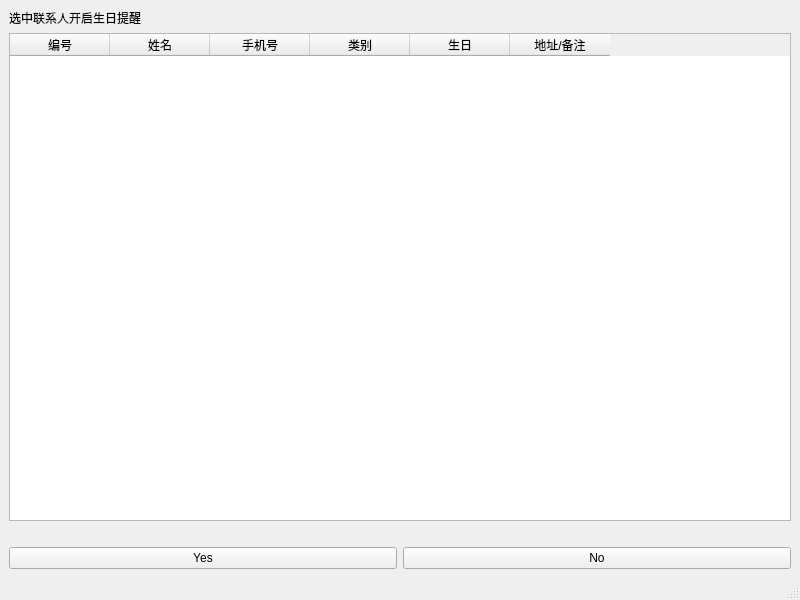
<?xml version="1.0" encoding="UTF-8"?>
<ui version="4.0">
 <class>birthReminder</class>
 <widget class="QMainWindow" name="birthReminder">
  <property name="geometry">
   <rect>
    <x>0</x>
    <y>0</y>
    <width>800</width>
    <height>600</height>
   </rect>
  </property>
  <property name="windowTitle">
   <string>MainWindow</string>
  </property>
  <property name="layoutDirection">
   <enum>Qt::LayoutDirection::LeftToRight</enum>
  </property>
  <widget class="QWidget" name="centralwidget">
   <layout class="QVBoxLayout" name="verticalLayout_2">
    <item>
     <widget class="QLabel" name="Text">
      <property name="text">
       <string>选中联系人开启生日提醒</string>
      </property>
     </widget>
    </item>
    <item>
     <widget class="QTableWidget" name="tableContacts">
      <column>
       <property name="text">
        <string>编号</string>
       </property>
      </column>
      <column>
       <property name="text">
        <string>姓名</string>
       </property>
      </column>
      <column>
       <property name="text">
        <string>手机号</string>
       </property>
      </column>
      <column>
       <property name="text">
        <string>类别</string>
       </property>
      </column>
      <column>
       <property name="text">
        <string>生日</string>
       </property>
      </column>
      <column>
       <property name="text">
        <string>地址/备注</string>
       </property>
      </column>
     </widget>
    </item>
    <item>
     <spacer name="horizontalSpacer">
      <property name="orientation">
       <enum>Qt::Orientation::Horizontal</enum>
      </property>
      <property name="sizeHint" stdset="0">
       <size>
        <width>40</width>
        <height>20</height>
       </size>
      </property>
     </spacer>
    </item>
    <item>
     <layout class="QHBoxLayout" name="horizontalLayout_2">
      <item>
       <widget class="QPushButton" name="btnYes">
        <property name="text">
         <string>Yes</string>
        </property>
       </widget>
      </item>
      <item>
       <widget class="QPushButton" name="btnNo">
        <property name="text">
         <string>No</string>
        </property>
       </widget>
      </item>
     </layout>
    </item>
   </layout>
  </widget>
  <widget class="QMenuBar" name="menubar">
   <property name="geometry">
    <rect>
     <x>0</x>
     <y>0</y>
     <width>800</width>
     <height>28</height>
    </rect>
   </property>
  </widget>
  <widget class="QStatusBar" name="statusbar"/>
 </widget>
 <resources/>
 <connections/>
</ui>
